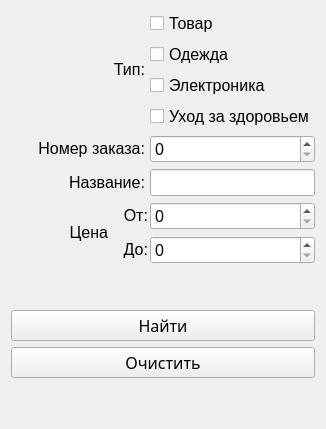
      <widget class="QWidget" name="tab_search">
       <attribute name="title">
        <string>Поиск</string>
       </attribute>
       <layout class="QGridLayout" name="gridLayout_3">
        <item row="1" column="0">
         <spacer name="verticalSpacer">
          <property name="orientation">
           <enum>Qt::Vertical</enum>
          </property>
          <property name="sizeHint" stdset="0">
           <size>
            <width>20</width>
            <height>40</height>
           </size>
          </property>
         </spacer>
        </item>
        <item row="0" column="0">
         <layout class="QGridLayout" name="gridLayout_search" rowstretch="0,0,0,0,0,0,0,0,0,0,0,0" columnstretch="0,0,0,0" columnminimumwidth="0,0,0,0">
          <property name="horizontalSpacing">
           <number>2</number>
          </property>
          <property name="verticalSpacing">
           <number>6</number>
          </property>
          <item row="1" column="2" colspan="2">
           <widget class="QCheckBox" name="checkBox_clothes">
            <property name="font">
             <font>
              <pointsize>12</pointsize>
             </font>
            </property>
            <property name="text">
             <string>Одежда</string>
            </property>
           </widget>
          </item>
          <item row="4" column="2" rowspan="2" colspan="2">
           <widget class="QSpinBox" name="code_s">
            <property name="font">
             <font>
              <pointsize>12</pointsize>
             </font>
            </property>
            <property name="maximum">
             <number>1000000</number>
            </property>
           </widget>
          </item>
          <item row="10" column="0" colspan="4">
           <widget class="QPushButton" name="search">
            <property name="sizePolicy">
             <sizepolicy hsizetype="MinimumExpanding" vsizetype="Maximum">
              <horstretch>0</horstretch>
              <verstretch>0</verstretch>
             </sizepolicy>
            </property>
            <property name="font">
             <font>
              <family>Wide Latin</family>
              <pointsize>12</pointsize>
              <weight>50</weight>
              <bold>false</bold>
             </font>
            </property>
            <property name="cursor">
             <cursorShape>PointingHandCursor</cursorShape>
            </property>
            <property name="styleSheet">
             <string notr="true"/>
            </property>
            <property name="text">
             <string>Найти</string>
            </property>
           </widget>
          </item>
          <item row="2" column="2" colspan="2">
           <widget class="QCheckBox" name="checkBox_electronic">
            <property name="font">
             <font>
              <pointsize>12</pointsize>
             </font>
            </property>
            <property name="text">
             <string>Электроника</string>
            </property>
           </widget>
          </item>
          <item row="3" column="2" colspan="2">
           <widget class="QCheckBox" name="checkBox_health">
            <property name="font">
             <font>
              <pointsize>12</pointsize>
             </font>
            </property>
            <property name="text">
             <string>Уход за здоровьем</string>
            </property>
           </widget>
          </item>
          <item row="6" column="2" colspan="2">
           <widget class="QLineEdit" name="name_s">
            <property name="sizePolicy">
             <sizepolicy hsizetype="MinimumExpanding" vsizetype="Maximum">
              <horstretch>0</horstretch>
              <verstretch>0</verstretch>
             </sizepolicy>
            </property>
            <property name="font">
             <font>
              <pointsize>12</pointsize>
             </font>
            </property>
            <property name="clearButtonEnabled">
             <bool>true</bool>
            </property>
           </widget>
          </item>
          <item row="9" column="0" colspan="4">
           <spacer name="verticalSpacer_4">
            <property name="orientation">
             <enum>Qt::Vertical</enum>
            </property>
            <property name="sizeHint" stdset="0">
             <size>
              <width>20</width>
              <height>40</height>
             </size>
            </property>
           </spacer>
          </item>
          <item row="0" column="2" colspan="2">
           <widget class="QCheckBox" name="checkBox_product">
            <property name="font">
             <font>
              <pointsize>12</pointsize>
             </font>
            </property>
            <property name="text">
             <string>Товар</string>
            </property>
           </widget>
          </item>
          <item row="11" column="0" colspan="4">
           <widget class="QPushButton" name="clear_s">
            <property name="sizePolicy">
             <sizepolicy hsizetype="MinimumExpanding" vsizetype="Maximum">
              <horstretch>0</horstretch>
              <verstretch>0</verstretch>
             </sizepolicy>
            </property>
            <property name="font">
             <font>
              <family>Wide Latin</family>
              <pointsize>12</pointsize>
              <weight>50</weight>
              <bold>false</bold>
             </font>
            </property>
            <property name="cursor">
             <cursorShape>PointingHandCursor</cursorShape>
            </property>
            <property name="styleSheet">
             <string notr="true"/>
            </property>
            <property name="text">
             <string>Очистить</string>
            </property>
           </widget>
          </item>
          <item row="7" column="0" rowspan="2">
           <widget class="QLabel" name="label_cost_s">
            <property name="sizePolicy">
             <sizepolicy hsizetype="Maximum" vsizetype="Maximum">
              <horstretch>0</horstretch>
              <verstretch>0</verstretch>
             </sizepolicy>
            </property>
            <property name="font">
             <font>
              <family>Nirmala UI</family>
              <pointsize>12</pointsize>
             </font>
            </property>
            <property name="layoutDirection">
             <enum>Qt::LeftToRight</enum>
            </property>
            <property name="text">
             <string>             Цена</string>
            </property>
            <property name="alignment">
             <set>Qt::AlignRight|Qt::AlignTrailing|Qt::AlignVCenter</set>
            </property>
            <property name="openExternalLinks">
             <bool>false</bool>
            </property>
           </widget>
          </item>
          <item row="8" column="1">
           <widget class="QLabel" name="label_cost_s_3">
            <property name="sizePolicy">
             <sizepolicy hsizetype="Maximum" vsizetype="Maximum">
              <horstretch>0</horstretch>
              <verstretch>0</verstretch>
             </sizepolicy>
            </property>
            <property name="font">
             <font>
              <family>Nirmala UI</family>
              <pointsize>12</pointsize>
             </font>
            </property>
            <property name="layoutDirection">
             <enum>Qt::LeftToRight</enum>
            </property>
            <property name="text">
             <string>   До:</string>
            </property>
            <property name="alignment">
             <set>Qt::AlignRight|Qt::AlignTrailing|Qt::AlignVCenter</set>
            </property>
            <property name="openExternalLinks">
             <bool>false</bool>
            </property>
           </widget>
          </item>
          <item row="7" column="1">
           <widget class="QLabel" name="label_cost_s_2">
            <property name="sizePolicy">
             <sizepolicy hsizetype="Maximum" vsizetype="Maximum">
              <horstretch>0</horstretch>
              <verstretch>0</verstretch>
             </sizepolicy>
            </property>
            <property name="font">
             <font>
              <family>Nirmala UI</family>
              <pointsize>12</pointsize>
             </font>
            </property>
            <property name="layoutDirection">
             <enum>Qt::LeftToRight</enum>
            </property>
            <property name="text">
             <string>   От:</string>
            </property>
            <property name="alignment">
             <set>Qt::AlignRight|Qt::AlignTrailing|Qt::AlignVCenter</set>
            </property>
            <property name="openExternalLinks">
             <bool>false</bool>
            </property>
           </widget>
          </item>
          <item row="7" column="2" colspan="2">
           <widget class="QSpinBox" name="cost_s">
            <property name="font">
             <font>
              <pointsize>12</pointsize>
             </font>
            </property>
            <property name="maximum">
             <number>1000000</number>
            </property>
            <property name="singleStep">
             <number>100</number>
            </property>
           </widget>
          </item>
          <item row="8" column="2" colspan="2">
           <widget class="QSpinBox" name="cost_s_2">
            <property name="font">
             <font>
              <pointsize>12</pointsize>
             </font>
            </property>
            <property name="maximum">
             <number>1000000</number>
            </property>
            <property name="singleStep">
             <number>100</number>
            </property>
           </widget>
          </item>
          <item row="6" column="0" colspan="2">
           <widget class="QLabel" name="label_name_s">
            <property name="sizePolicy">
             <sizepolicy hsizetype="Maximum" vsizetype="Maximum">
              <horstretch>0</horstretch>
              <verstretch>0</verstretch>
             </sizepolicy>
            </property>
            <property name="font">
             <font>
              <family>Nirmala UI</family>
              <pointsize>12</pointsize>
             </font>
            </property>
            <property name="layoutDirection">
             <enum>Qt::LeftToRight</enum>
            </property>
            <property name="text">
             <string>             Название:</string>
            </property>
            <property name="alignment">
             <set>Qt::AlignRight|Qt::AlignTrailing|Qt::AlignVCenter</set>
            </property>
            <property name="openExternalLinks">
             <bool>false</bool>
            </property>
           </widget>
          </item>
          <item row="4" column="0" rowspan="2" colspan="2">
           <widget class="QLabel" name="label_code_s">
            <property name="sizePolicy">
             <sizepolicy hsizetype="Maximum" vsizetype="Maximum">
              <horstretch>0</horstretch>
              <verstretch>0</verstretch>
             </sizepolicy>
            </property>
            <property name="font">
             <font>
              <family>Nirmala UI</family>
              <pointsize>12</pointsize>
             </font>
            </property>
            <property name="layoutDirection">
             <enum>Qt::LeftToRight</enum>
            </property>
            <property name="text">
             <string>      Номер заказа:</string>
            </property>
            <property name="alignment">
             <set>Qt::AlignRight|Qt::AlignTrailing|Qt::AlignVCenter</set>
            </property>
            <property name="openExternalLinks">
             <bool>false</bool>
            </property>
           </widget>
          </item>
          <item row="0" column="0" rowspan="4" colspan="2">
           <widget class="QLabel" name="label_type_s">
            <property name="sizePolicy">
             <sizepolicy hsizetype="Maximum" vsizetype="Maximum">
              <horstretch>0</horstretch>
              <verstretch>0</verstretch>
             </sizepolicy>
            </property>
            <property name="font">
             <font>
              <family>Nirmala UI</family>
              <pointsize>12</pointsize>
             </font>
            </property>
            <property name="layoutDirection">
             <enum>Qt::LeftToRight</enum>
            </property>
            <property name="text">
             <string>                       Тип:</string>
            </property>
            <property name="alignment">
             <set>Qt::AlignRight|Qt::AlignTrailing|Qt::AlignVCenter</set>
            </property>
            <property name="openExternalLinks">
             <bool>false</bool>
            </property>
           </widget>
          </item>
         </layout>
        </item>
       </layout>
      </widget>
